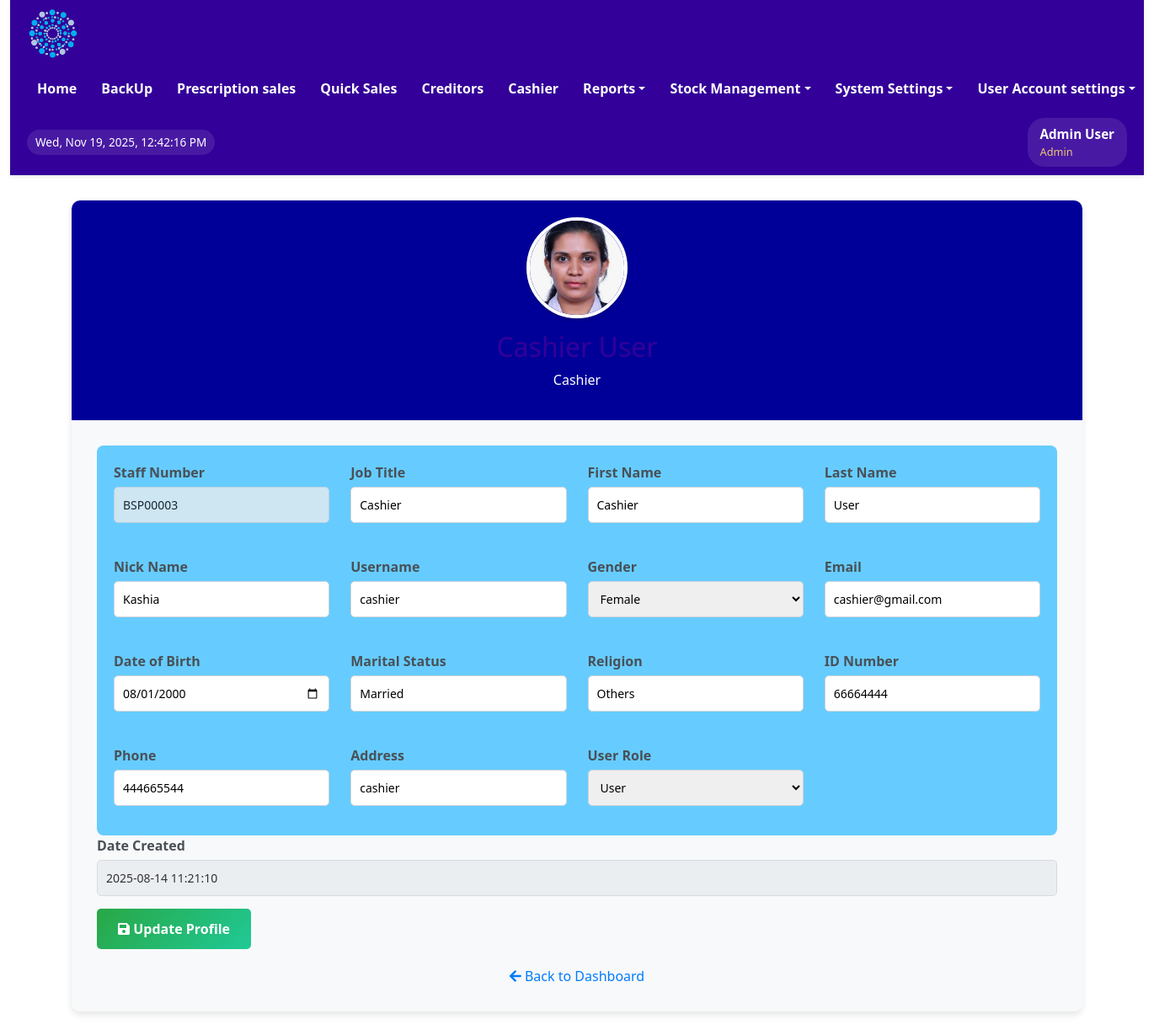
/login/profile.php?user_id=5 (signed in), run on the app's committed database.
### tables this page shows
CREATE TABLE IF NOT EXISTS `users` (
  `user_id` int NOT NULL AUTO_INCREMENT,
  `first_name` varchar(100) NOT NULL,
  `last_name` varchar(100) NOT NULL,
  `email` varchar(100) NOT NULL,
  `password` varchar(100) DEFAULT NULL,
  `username` varchar(100) DEFAULT NULL,
  `sex` varchar(50) NOT NULL,
  `mobile` int NOT NULL,
  `userrole` varchar(100) NOT NULL,
  `staff_number` varchar(50) NOT NULL,
  `date_created` datetime DEFAULT CURRENT_TIMESTAMP,
  PRIMARY KEY (`user_id`),
  UNIQUE KEY `email` (`email`),
  UNIQUE KEY `mobile` (`mobile`),
  UNIQUE KEY `staff_number` (`staff_number`)
);

CREATE TABLE IF NOT EXISTS `staff` (
  `staff_id` int NOT NULL AUTO_INCREMENT,
  `date_of_joining` date NOT NULL,
  `job_title` varchar(50) NOT NULL,
  `first_name` varchar(50) NOT NULL,
  `last_name` varchar(50) NOT NULL,
  `nick_name` varchar(50) DEFAULT NULL,
  `sex` varchar(50) NOT NULL,
  `email` varchar(255) NOT NULL,
  `dob` date DEFAULT NULL,
  `marital_status` varchar(50) DEFAULT NULL,
  `religion` varchar(50) NOT NULL,
  `id_number` int DEFAULT NULL,
  `phone` int DEFAULT NULL,
  `address` text,
  `current_status` varchar(50) NOT NULL,
  `staff_number` varchar(50) NOT NULL,
  `photo` text,
  `created_date` datetime DEFAULT CURRENT_TIMESTAMP,
  PRIMARY KEY (`staff_id`),
  UNIQUE KEY `email` (`email`)
);

### login/profile.php (the view, shortened to what this page needs)
<?php
include '../includes/config.php';
include '../includes/header.php';
$user = [];
if (isset($_GET['user_id'])) {
    $user_id = (int)$_GET['user_id'];
    $sql = "SELECT u.user_id, u.username, u.userrole, u.date_created,
                   s.staff_id, s.staff_number, s.job_title, s.first_name, s.last_name,
                   s.nick_name, s.sex, s.email, s.dob, s.marital_status, s.religion,
                   s.id_number, s.phone, s.address, s.photo
            FROM users u
            INNER JOIN staff s ON u.staff_number = s.staff_number
            WHERE u.user_id = ?";
    $stmt = $conn->prepare($sql);
    if ($stmt) {
        $stmt->bind_param('i', $user_id);
        $stmt->execute();
        $result = $stmt->get_result();
        if ($result->num_rows > 0) {
            $user = $result->fetch_assoc();
        } else {
            header("Location: userslist.php?error=user_not_found");
            exit();
        }
    } else {
        die("SQL error: " . $conn->error);
    }
}
function safeOutput($value) {
    return htmlspecialchars($value ?? '', ENT_QUOTES, 'UTF-8');
}
?>
<!DOCTYPE html>
<html lang="en">
<head>
    <link rel="stylesheet" href="../assets/css/bootstrap.min.css" type="text/css">
    <link rel="stylesheet" href="https://cdnjs.cloudflare.com/ajax/libs/font-awesome/5.15.4/css/all.min.css">
</head>
<body>
    <div class="main-content">
        <?php if (!empty($user)): ?>
            <div class="profile-card">
                <div class="profile-header">
                    <img src="<?= safeOutput($user['photo'] ?? '../photos/BSP00001.PNG'); ?>" alt="Profile Photo" class="profile-photo">
                    <h2><?= safeOutput($user['first_name']) . ' ' . safeOutput($user['last_name']); ?></h2>
                    <p><?= safeOutput($user['userrole']); ?></p>
                </div>
                <div class="profile-body">
                    <form method="POST" action="">
                        <div class="form-grid">
                            <div class="form-group">
                                <label for="staff_number">Staff Number</label>
                                <input type="text" id="staff_number_display" value="<?= safeOutput($user['staff_number']); ?>" readonly>
                            </div>
                            <div class="form-group">
                                <label for="job_title">Job Title</label>
                                <input type="text" id="job_title" name="job_title" value="<?= safeOutput($user['job_title']); ?>" required>
                            </div>
                            <div class="form-group">
                                <label for="first_name">First Name</label>
                                <input type="text" id="first_name" name="first_name" value="<?= safeOutput($user['first_name']); ?>" required>
                            </div>
                            <div class="form-group">
                                <label for="last_name">Last Name</label>
                                <input type="text" id="last_name" name="last_name" value="<?= safeOutput($user['last_name']); ?>" required>
                            </div>
                            <div class="form-group">
                                <label for="nick_name">Nick Name</label>
                                <input type="text" id="nick_name" name="nick_name" value="<?= safeOutput($user['nick_name']); ?>">
                            </div>
                            <div class="form-group">
                                <label for="username">Username</label>
                                <input type="text" id="username" name="username" value="<?= safeOutput($user['username']); ?>" required>
                            </div>
                            <div class="form-group">
                                <label for="sex">Gender</label>
                                <select id="sex" name="sex" required>
                                    <option value="Female" <?= ($user['sex'] ?? '') == 'Female' ? 'selected' : ''; ?>>Female</option>
                                </select>
                            </div>
                            <div class="form-group">
                                <label for="email">Email</label>
                                <input type="email" id="email" name="email" value="<?= safeOutput($user['email']); ?>" required>
                            </div>
                            <div class="form-group">
                                <label for="dob">Date of Birth</label>
                                <input type="date" id="dob" name="dob" value="<?= safeOutput($user['dob']); ?>">
                            </div>
                            <div class="form-group">
                                <label for="marital_status">Marital Status</label>
                                <input type="text" id="marital_status" name="marital_status" value="<?= safeOutput($user['marital_status']); ?>">
                            </div>
                            <div class="form-group">
                                <label for="religion">Religion</label>
                                <input type="text" id="religion" name="religion" value="<?= safeOutput($user['religion']); ?>">
                            </div>
                            <div class="form-group">
                                <label for="id_number">ID Number</label>
                                <input type="text" id="id_number" name="id_number" value="<?= safeOutput($user['id_number']); ?>">
                            </div>
                            <div class="form-group">
                                <label for="phone">Phone</label>
                                <input type="text" id="phone" name="phone" value="<?= safeOutput($user['phone']); ?>">
                            </div>
                            <div class="form-group">
                                <label for="address">Address</label>
                                <input type="text" id="address" name="address" value="<?= safeOutput($user['address']); ?>">
                            </div>
                            <?php if ($_SESSION['userrole'] == 'Admin'): ?>
                                <div class="form-group">
                                    <label for="userrole">User Role</label>
                                    <select id="userrole" name="userrole" required>
                                        <option value="User" <?= ($user['userrole'] ?? '') == 'User' ? 'selected' : ''; ?>>User</option>
                                    </select>
                                </div>
                            <?php else: ?>
                                <input type="hidden" name="userrole" value="<?= safeOutput($user['userrole']); ?>">
                            <?php endif; ?>
                        </div>
                        <div class="form-group">
                            <label>Date Created</label>
                            <input type="text" value="<?= safeOutput($user['date_created']); ?>" readonly>
                        </div>
                        <button type="submit" name="submit" class="btn-custom"><i class="fas fa-save"></i> Update Profile</button>
                    </form>
                    <a href="../sales/orders.php" class="back-link"><i class="fas fa-arrow-left"></i> Back to Dashboard</a>
                </div>
            </div>
        <?php else: ?>
            <div class="alert alert-warning text-center" role="alert">
                User not found. <a href="?debug=1">Enable debug</a>
            </div>
        <?php endif; ?>
    </div>
</body>
</html>

### includes/header.php (shortened to what this page needs)
<?php
include('config.php');
$userDetails = [
    'user_id' => $_SESSION['user_id'] ?? null,
    'username' => 'Guest',
    'full_name' => 'Guest User',
    'first_name' => 'Guest',
    'last_name' => 'User',
    'email' => '',
    'mobile' => '',
    'userrole' => $_SESSION['userrole'],
    'staff_number' => '',
    'sex' => ''
];
if ($userDetails['user_id']) {
    $stmt = $conn->prepare("SELECT
                user_id, first_name, last_name, email, username,
                sex, mobile, userrole, staff_number
            FROM users
            WHERE user_id = ?");
    $stmt->bind_param("i", $userDetails['user_id']);
    $stmt->execute();
    $result = $stmt->get_result();
    if ($result->num_rows > 0) {
        $dbData = $result->fetch_assoc();
        $userDetails = array_merge($userDetails, [
            'username' => htmlspecialchars($dbData['username']),
            'full_name' => htmlspecialchars($dbData['first_name'] . ' ' . $dbData['last_name']),
            'first_name' => htmlspecialchars($dbData['first_name']),
            'last_name' => htmlspecialchars($dbData['last_name']),
            'email' => htmlspecialchars($dbData['email']),
            'mobile' => htmlspecialchars($dbData['mobile']),
            'sex' => htmlspecialchars($dbData['sex']),
            'staff_number' => htmlspecialchars($dbData['staff_number']),
            'userrole' => htmlspecialchars($dbData['userrole'])
        ]);
    }
}
$userrole = $userDetails['userrole'];
$full_name = $userDetails['full_name'];
?>
<!DOCTYPE html>
<html lang="en">
<head>
    <link rel="stylesheet" href="../assets/css/bootstrap.min.css" type="text/css">
</head>
<body>
    <div class="container-fluid">
        <div class="main-header">
            <div class="header-content">
                <div class="logo-container">
                    <img src="../assets/images/Logo-round-nobg-2.png" alt="Pharmacy Logo">
                </div>
                <nav class="main-nav">
                    <ul class="nav-list">
                        <?php if (in_array($userrole, ['Admin', 'Supervisor', 'Manager'])) : ?>
                            <li class="nav-item"><a href="../dashboard/admin_dashboard.php" class="nav-link">Home</a></li>
                            <li class="nav-item"><a href="../Backup/backup.php" class="nav-link">BackUp</a></li>
                            <li class="nav-item"><a href="../sales/orders.php" class="nav-link">Prescription sales</a></li>
                            <li class="nav-item"><a href="../sales/direct_orders.php" class="nav-link">Quick Sales</a></li>
                            <li class="nav-item"><a href="../views/view_credit_sales.php" class="nav-link">Creditors</a></li>
                            <li class="nav-item"><a href="../sales/view_order.php" class="nav-link">Cashier</a></li>
                        <?php endif; ?>
                        <?php if (in_array($userrole, ['Admin', 'Supervisor', 'Manager'])) : ?>
                        <li class="dropdown">
                            <a href="#" class="dropdown-toggle">Reports</a>
                        </li>
                        <?php endif; ?>
                        <?php if (in_array($userrole, ['Admin', 'Supervisor', 'Manager', 'Cashier'])) : ?>
                        <li class="dropdown">
                            <a href="#" class="dropdown-toggle">Stock Management</a>
                        </li>
                        <?php endif; ?>
                        <?php if (in_array($userrole, ['Admin'])) : ?>
                        <li class="dropdown">
                            <a href="#" class="dropdown-toggle">System Settings</a>
                        </li>
                        <?php endif; ?>
                        <?php if (in_array($userrole, ['Admin', 'Supervisor', 'Manager', 'Cashier', 'Cleaner', 'Security', 'Pharmtech'])) : ?>
                        <li class="dropdown user-menu">
                            <a href="#" class="dropdown-toggle">User Account settings</a>
                        </li>
                        <?php endif; ?>
                    </ul>
                </nav>
                <div id="date-time" class="date-time-display"></div>
                <div class="user-info-header">
                    <div class="user-details">
                        <span class="user-name"><?php echo htmlspecialchars($full_name); ?></span>
                        <span class="user-role"><?php echo htmlspecialchars($userrole); ?></span>
                    </div>
                </div>
            </div>
        </div>
</body>
</html>

### includes/header.php (style rules this page uses)
* { box-sizing:border-box;margin:0;padding:0 }
.main-header { background-color:#330099;padding:10px 20px;box-shadow:0 2px 4px rgba(0,0,0,0.1);position:sticky;top:0;z-index:1000;min-height:70px;color:#FFF }
.header-content { display:flex;align-items:center;justify-content:space-between;width:100%;margin:0 auto;gap:15px;flex-wrap:wrap }
.logo-container { display:flex;align-items:center }
.logo-container img { height:60px;width:auto }
.user-info-header { display:flex;align-items:center;gap:10px;background:rgba(255,255,255,0.1);padding:8px 15px;border-radius:20px;color:#FFF;white-space:nowrap }
.user-info-header .user-details { display:flex;flex-direction:column;align-items:flex-start }
.user-info-header .user-name { font-weight:bold;font-size:0.95em }
.user-info-header .user-role { font-size:0.8em;opacity:0.9;color:#FBD875 }
.main-nav { display:flex;align-items:center }
.main-nav .nav-list { list-style:none;margin:0;padding:0;display:flex;align-items:center;gap:5px }
.main-nav .nav-item,.main-nav .dropdown { color:#FFF }
.main-nav .nav-link,.main-nav .dropdown-toggle { display:block;padding:8px 12px;text-decoration:none;color:#FFF;font-weight:600;white-space:nowrap;border-radius:4px;transition:background 0.1s }
.dropdown { position:relative }
.date-time-display { font-size:0.85em;color:#FFF;padding:5px 10px;background:rgba(255,255,255,0.1);border-radius:15px;white-space:nowrap }
.main-content { margin:10px 20px }
.main-content h2 { color:#330099 }

### login/profile.php (style rules this page uses)
.profile-card { max-width: 1200px; margin: 30px auto; box-shadow: 0 4px 8px rgba(0,0,0,0.1); border-radius: 10px; overflow: hidden; }
.profile-header { background: #000099; color: white; padding: 20px; text-align: center; position: relative; }
.profile-body { padding: 30px; background-color: #f8f9fa; }
.profile-photo { width: 120px; height: 120px; border-radius: 50%; object-fit: cover; border: 4px solid #fff; margin-bottom: 15px; box-shadow: 0 2px 4px rgba(0,0,0,0.2); }
.form-grid { display: grid; grid-template-columns: repeat(4, 1fr); gap: 25px; padding: 20px; background-color: #66ccff; border: 1px solid var(--border-color); border-radius: 8px; box-shadow: 0 2px 5px var(--shadow-light); }
.form-group { margin-bottom: 15px; }
.form-group label { font-weight: bold; margin-bottom: 5px; display: block; color: #495057; }
.form-group input, .form-group select { width: 100%; padding: 10px; border: 1px solid #ced4da; border-radius: 5px; font-size: 14px; transition: border-color 0.3s; }
.form-group input[readonly] { background-color: #e9ecef; opacity: 0.8; }
.btn-custom { background: linear-gradient(135deg, #28a745, #20c997); color: white; padding: 12px 25px; border-radius: 5px; text-decoration: none; display: inline-block; border: none; cursor: pointer; transition: all 0.3s; font-weight: bold; }
.back-link { display: block; text-align: center; margin-top: 20px; color: #007bff; text-decoration: none; transition: color 0.3s; }
.profile-header::after { content: ''; position: absolute; bottom: 0; left: 0; right: 0; height: 4px; background: #000099; }

### data on the page
users: userrole "Admin"
users: staff.photo (picture), userrole "Cashier", staff_number "BSP00003", job_title "Cashier", first_name "Cashier", last_name "User", nick_name "Kashia", username "cashier", email "cashier@gmail.com", dob "08/01/2000", marital_status "Married", religion "Others", id_number "66664444", phone "444665544", address "cashier", date_created "2025-08-14 11:21:10"
staff: sex "Female"

### other printed values
$full_name "Admin User"
